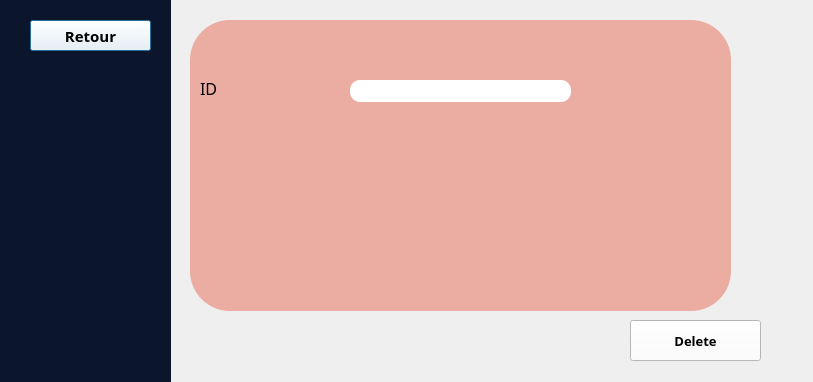
<?xml version="1.0" encoding="UTF-8"?>
<ui version="4.0">
 <class>supprima</class>
 <widget class="QDialog" name="supprima">
  <property name="geometry">
   <rect>
    <x>0</x>
    <y>0</y>
    <width>813</width>
    <height>382</height>
   </rect>
  </property>
  <property name="font">
   <font>
    <family>Segoe Print</family>
    <pointsize>12</pointsize>
   </font>
  </property>
  <property name="windowTitle">
   <string>Dialog</string>
  </property>
  <widget class="QWidget" name="widget" native="true">
   <property name="geometry">
    <rect>
     <x>0</x>
     <y>-30</y>
     <width>171</width>
     <height>731</height>
    </rect>
   </property>
   <property name="styleSheet">
    <string notr="true">background-color: rgb(11, 22, 44);</string>
   </property>
   <widget class="QPushButton" name="pushButton_3">
    <property name="geometry">
     <rect>
      <x>30</x>
      <y>50</y>
      <width>121</width>
      <height>31</height>
     </rect>
    </property>
    <property name="font">
     <font>
      <family>Segoe Print</family>
      <pointsize>11</pointsize>
      <bold>true</bold>
     </font>
    </property>
    <property name="styleSheet">
     <string notr="true">
background-color: rgb(255, 255, 255);</string>
    </property>
    <property name="text">
     <string>Retour</string>
    </property>
   </widget>
  </widget>
  <widget class="QWidget" name="widget_2" native="true">
   <property name="geometry">
    <rect>
     <x>190</x>
     <y>20</y>
     <width>541</width>
     <height>291</height>
    </rect>
   </property>
   <property name="styleSheet">
    <string notr="true">background-color: rgb(235, 172, 162);
border-radius: 40px;</string>
   </property>
   <widget class="QLineEdit" name="lineEdit_ID">
    <property name="geometry">
     <rect>
      <x>160</x>
      <y>60</y>
      <width>221</width>
      <height>22</height>
     </rect>
    </property>
    <property name="styleSheet">
     <string notr="true">background-color: rgb(255, 255, 255);
border-radius: 10px;</string>
    </property>
   </widget>
   <widget class="QLabel" name="label">
    <property name="geometry">
     <rect>
      <x>10</x>
      <y>60</y>
      <width>121</width>
      <height>16</height>
     </rect>
    </property>
    <property name="font">
     <font>
      <family>Segoe Print</family>
      <pointsize>12</pointsize>
      <italic>false</italic>
      <bold>false</bold>
     </font>
    </property>
    <property name="text">
     <string>ID</string>
    </property>
   </widget>
  </widget>
  <widget class="QPushButton" name="pushButton">
   <property name="geometry">
    <rect>
     <x>630</x>
     <y>320</y>
     <width>131</width>
     <height>41</height>
    </rect>
   </property>
   <property name="font">
    <font>
     <family>Segoe Print</family>
     <pointsize>10</pointsize>
     <bold>true</bold>
    </font>
   </property>
   <property name="styleSheet">
    <string notr="true">background-color: rgb(255, 255, 255);
</string>
   </property>
   <property name="text">
    <string>Delete</string>
   </property>
  </widget>
 </widget>
 <resources/>
 <connections/>
</ui>
